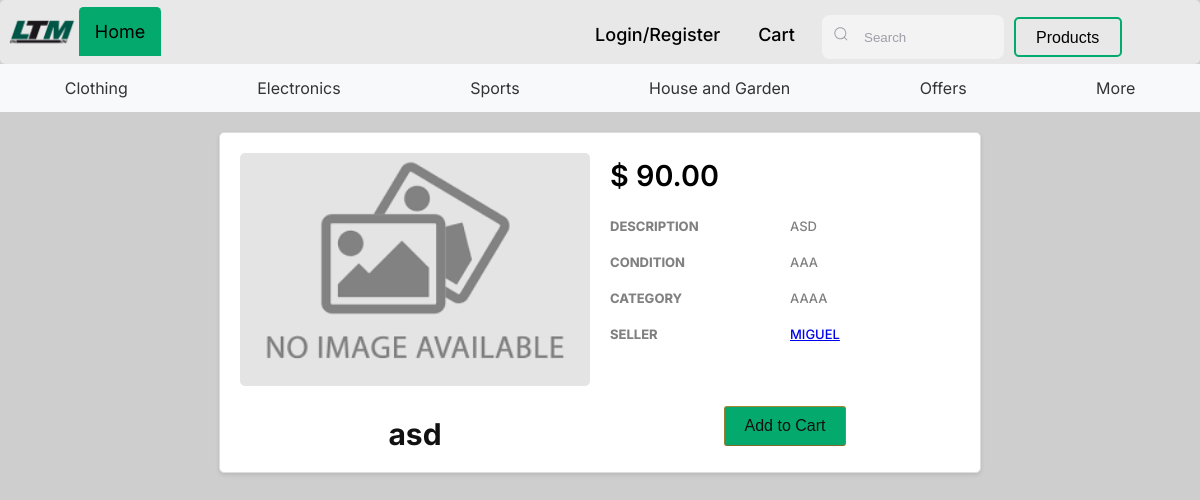
Screenshot of /pages/products_page/product_profile.php?id=30 with the database file from the repository.
### tables this page shows
CREATE TABLE images(
    id INTEGER PRIMARY KEY AUTOINCREMENT,
    title VARCHAR(50) REFERENCES products(title),
    img_url VARCHAR DEFAULT '../../assets/images.png',--remover isto da db
    carousel_img VARCHAR DEFAULT '../../assets/images.png',
    product_id INTEGER,
    FOREIGN KEY (product_id) REFERENCES products(id)
);

CREATE TABLE products(
    id INTEGER PRIMARY KEY AUTOINCREMENT,
    title VARCHAR(255) NOT NULL,
    description TEXT NOT NULL,
    price DECIMAL(10, 2) NOT NULL,
    condition VARCHAR(50),
    category VARCHAR(100),
    seller_id INT NOT NULL,
    quantity INTEGER DEFAULT 1,
    created_at TIMESTAMP DEFAULT CURRENT_TIMESTAMP,
    updated_at TIMESTAMP DEFAULT CURRENT_TIMESTAMP
);

CREATE TABLE users (
    id INTEGER PRIMARY KEY AUTOINCREMENT,
    username VARCHAR(100) NOT NULL,
    email VARCHAR(255) NOT NULL,
    password VARCHAR NOT NULL,
    permissions VARCHAR(50) NOT NULL DEFAULT 'user',
    created_at TIMESTAMP DEFAULT CURRENT_TIMESTAMP,
    small_description VARCHAR(255),
    country Varchar(50),
    city VARCHAR(50) ,
    phone_number VARCHAR(13) UNIQUE,
    image VARCHAR DEFAULT '../../../assets/Default_pfp.svg.png'
);

### pages/products_page/product_profile.php (called while the page is built, shortened)
<?php
require_once '../../common/index_header.php';
require_once '../../templates/product_profile_page.php';
$db = getDatabaseConnection();
if(isGetParamSet('id')){
    $product_id = $_GET['id'];
}
$product = fetchData($db,'SELECT * FROM products WHERE id = :product_id',[':product_id' => $product_id]);
$productImage = fetchData($db,'SELECT carousel_img FROM images WHERE product_id = :product_id LIMIT 1',[':product_id' => $product_id]);
drawProductProfile($product, $productImage,$product_id);
?>

### utils/getters.php (called while the page is built, shortened)
<?php
function fetchData($db, $query, $params = [])
{
    $stmt = $db->prepare($query);
    $stmt->execute($params);
    return $stmt->fetch(PDO::FETCH_ASSOC);
}
?>

### templates/product_profile_page.php (the view, shortened to what this page needs)
<?php
function drawProductProfile($product, $productImage, $product_id)
{
    $current_user_id = $_SESSION['id'];
    ?>
    <link rel="stylesheet" href="../../../css/product_profile.css">
    <section class="grid-container">
        <section class="product-images">
            <img src="<?php echo $productImage['carousel_img']; ?>" alt="Product Image">
        </section>
        <section id="content">
            <p id="price">$ <?php echo number_format($product['price'], 2); ?></p>
            <section class="details">
                <p class="left">Description</p>
                <p class="right"><?php echo $product['description']; ?></p>
                <p class="left">Condition</p>
                <p class="right"><?php echo $product['condition']; ?></p>
                <p class="left">Category</p>
                <p class="right"><?php echo $product['category']; ?></p>
                <p class="left">Seller</p>
                <p class="right">
                    <?php if ($product['seller_id'] == $current_user_id): ?>
                        <a href="../profile/profile.php"><?php echo htmlspecialchars($product['seller_id']); ?></a>
                    <?php else: ?>
                        <a href="../profile/public_profile.php?id=<?php echo htmlspecialchars($product['seller_id']); ?>">
                            <?php $seller_id = $product['seller_id'];
                            $db = getDatabaseConnection();
                            $stmt = $db->prepare('SELECT username FROM users WHERE id = :seller_id');
                            $stmt->bindParam(':seller_id', $seller_id);
                            $stmt->execute();
                            $row = $stmt->fetch(PDO::FETCH_ASSOC);
                            echo htmlspecialchars($row['username']); ?>
                        </a>
                    <?php endif; ?>
                </p>
            </section>
        </section>
        <h1><?php echo $product['title']; ?></h1>
        <?php if ($product['quantity'] > 0): ?>
            <form action="../../actions/add_to_cart.php" method="post">
                <input type="submit" value="Add to Cart">
            </form>
        <?php endif; ?>
    </section>
    <?php
}
?>

### css/navstyle.css (style rules this page uses)
form { margin:0 auto; }
img { padding: 0px; margin: 0px; height: 100%; width: auto; }

### css/container.css (style rules this page uses)
.grid-container { display: grid; width: 60%; margin: 5rem auto; margin-top:2rem; grid-template-columns: repeat(auto-fill, minmax(25%, 1fr)); grid-gap: 0%; }

### css/shopping_cart.css (style rules this page uses)
.grid-container { max-width: 800px; margin: 20px auto; padding: 20px; background-color: #fff; border: 1px solid #ddd; border-radius: 5px; box-shadow: 0 2px 4px rgba(0, 0, 0, 0.1); }
.grid-container h1 { font-size: 24px; margin-bottom: 20px; color: #111; }

### css/product_profile.css (style rules this page uses)
.grid-container { display: grid; grid-template-columns: 1fr 1fr; gap: 20px; padding: 20px; background-color: #fff; border-radius: 5px; }
p, h1 { font-family: "Inter", sans-serif; }
.product-images { display: flex; flex-direction: column; gap: 10px; }
.product-images img { max-width: 100%; height: auto; border-radius: 5px; }
.grid-container h1 { font-size: 30px; text-align: center; margin: 0; margin-top: 10px; }
.grid-container p { margin: 5px 0; }
.grid-container input[type="submit"] { background-color: #04aa6d; color: #111; border: 1px solid; border-color: #a88734 #9c7e31 #846a29; padding: 10px 20px; cursor: pointer; font-size: 16px; border-radius: 3px; transition: color 0.5s; }
#content { background-color: #ffffff; }
#price { font-size: 180%; font-weight: 600; margin-bottom: 20px; }
.details { display: grid; grid-template-columns: 1fr 1fr; grid-template-rows: repeat(4, auto); grid-gap: 10px; }
.left, .right { padding: 0; }
.details .left { grid-column: 1; }
.details .right { grid-column: 2; }
.details p { font-family: "Inter", sans-serif; text-transform: uppercase; font-size: small; color: grey; }
.left { font-weight: 750; }
.right { font-weight: 500; }

### rows the page displays
images: carousel_img (picture)
products: price "90.00", description "ASD", condition "AAA", category "AAAA", title "asd"
users: username "MIGUEL"
